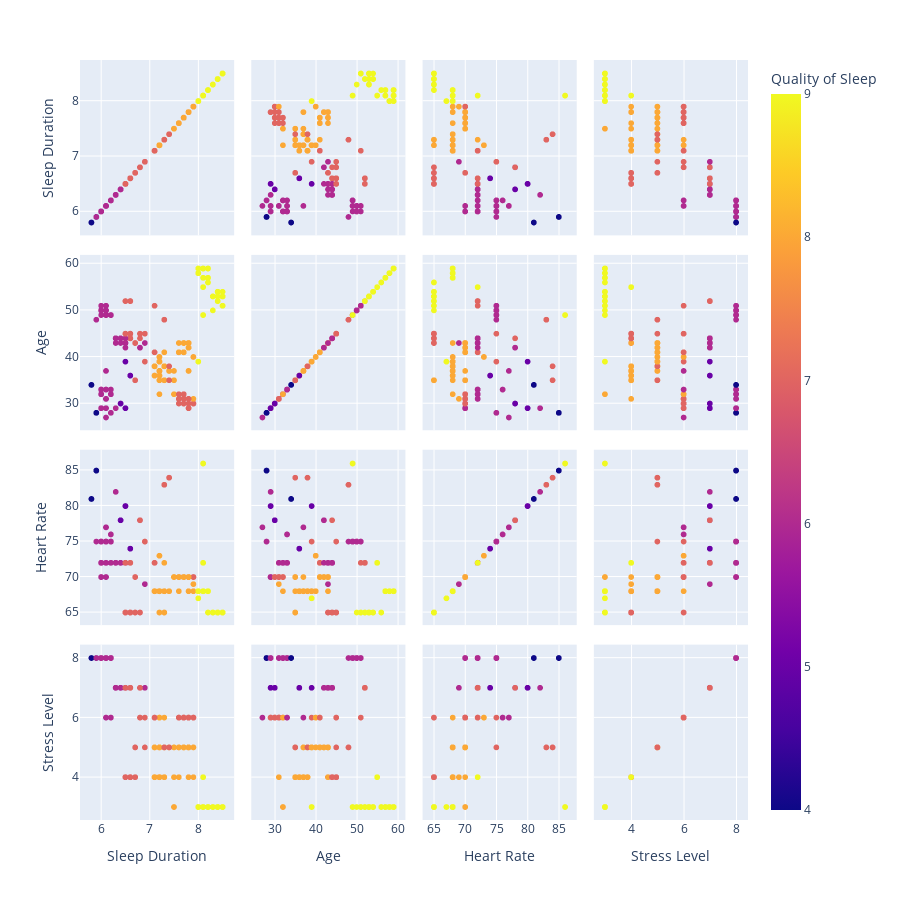

This figure's notebook cell:
### Markdown cell above
-----
Rapidamente observamos que 'Sleep Duration', 'Age', 'Heart Rate', 'Stress Level' son aquellas con mayor correlación con la calidad de sueño, tanto de forma postiva como negativa.
Ahora hagamos un ultimo scatter de la matriz de correlacion

### Code cell
# Calcular los recuentos de cada valor en la columna 'Quality of Sleep'
value_counts = df['Quality of Sleep'].value_counts()

# Hacer un scattermatrix de las columnas 'Quality of Sleep' 

fig = px.scatter_matrix(df, dimensions=['Sleep Duration', 'Age', 'Heart Rate', 'Stress Level' ], color='Quality of Sleep')
fig.update_layout(width=900, height=900)
fig.show()

### Figure 1 — Plotly figure (JSON) as saved in the notebook; plotly's stock layout.template omitted (floating-point values rounded to 4 significant figures; data arrays with more than 128 entries replaced by an {"elided": "..."} marker saying what was removed)
{"data": [{"dimensions": [{"axis": {"matches": true}, "label": "Sleep Duration", "values": {"elided": "374 float values"}}, {"axis": {"matches": true}, "label": "Age", "values": {"elided": "374 int values"}}, {"axis": {"matches": true}, "label": "Heart Rate", "values": {"elided": "374 int values"}}, {"axis": {"matches": true}, "label": "Stress Level", "values": {"elided": "374 int values"}}], "hovertemplate": "%{xaxis.title.text}=%{x}<br>%{yaxis.title.text}=%{y}<br>Quality of Sleep=%{marker.color}<extra></extra>", "legendgroup": "", "marker": {"color": {"elided": "374 int values"}, "coloraxis": "coloraxis", "symbol": "circle"}, "name": "", "showlegend": false, "type": "splom"}], "layout": {"coloraxis": {"colorbar": {"title": {"text": "Quality of Sleep"}}, "colorscale": [[0, "#0d0887"], [0.1111, "#46039f"], [0.2222, "#7201a8"], [0.3333, "#9c179e"], [0.4444, "#bd3786"], [0.5556, "#d8576b"], [0.6667, "#ed7953"], [0.7778, "#fb9f3a"], [0.8889, "#fdca26"], [1, "#f0f921"]]}, "dragmode": "select", "height": 900, "legend": {"tracegroupgap": 0}, "margin": {"t": 60}, "width": 900}}
